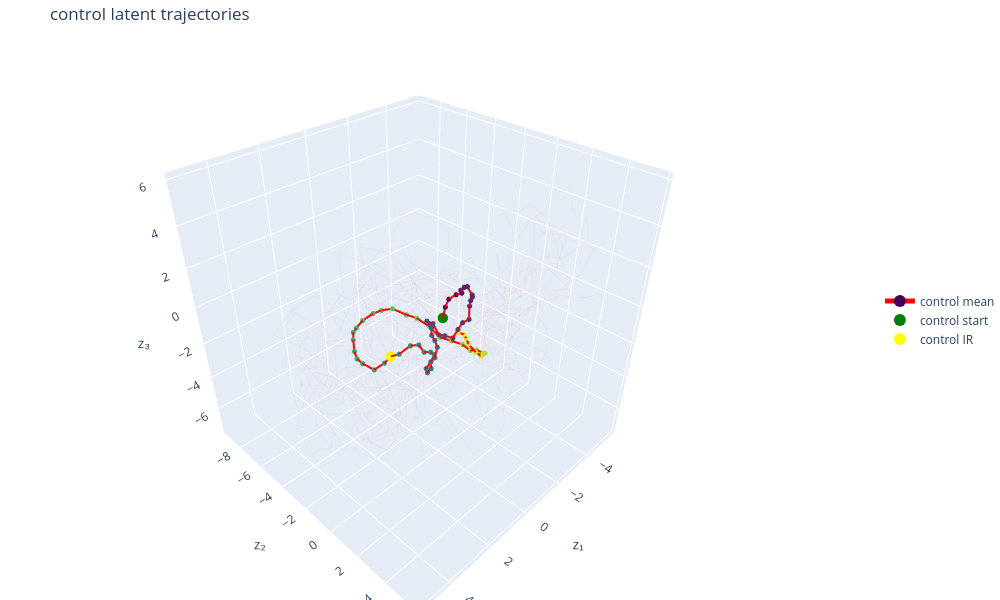

Notebook code for this chart:
### Markdown cell above
## Plots

### Code cell
import plotly.graph_objects as go
import nbformat
import plotly.io._renderers as _r
_r.nbformat = nbformat

def plot_latent_phase_portrait(conditions, alpha_trials=0.15, title=None, colorscale="Turbo"):
    """conditions: list of (label, z, centers_ms, color_or_groups)

    If the 4th element is an array of length n_trials, trials are split by
    group and one mean trace is drawn per group. Otherwise it's a color string.
    """
    import plotly.colors as pc

    fig = go.Figure()
    single = len(conditions) == 1

    for label, z, centers_ms, spec in conditions:
        z = np.asarray(z)[:, :, :3]
        ir = int(np.argmin(np.abs(centers_ms)))

        if np.ndim(spec) == 0:
            groups = np.zeros(z.shape[0], dtype=int)
            names = [label]
            colors = [spec]
        else:
            groups = np.asarray(spec)
            uniq = np.unique(groups)
            groups = np.searchsorted(uniq, groups)
            names = [f"{label} {g}" for g in uniq]
            colors = pc.sample_colorscale(colorscale, np.linspace(0, 1, len(uniq)))

        for g, (name, color) in enumerate(zip(names, colors)):
            zg = z[groups == g]

            sep = np.full((zg.shape[0], 1, 3), np.nan)
            flat = np.concatenate([zg, sep], axis=1).reshape(-1, 3)
            fig.add_trace(go.Scatter3d(
                x=flat[:, 0], y=flat[:, 1], z=flat[:, 2],
                mode="lines", line=dict(color=color, width=1),
                opacity=alpha_trials, showlegend=False,
            ))

            m = zg.mean(axis=0)
            x, y, zz = m[:, 0], m[:, 1], m[:, 2]

            fig.add_trace(go.Scatter3d(
                x=x, y=y, z=zz,
                mode="markers+lines",
                marker=dict(size=3, color=centers_ms, colorscale="Viridis",
                            showscale=False),
                line=dict(color=color, width=4),
                name=f"{name} mean",
            ))
            fig.add_trace(go.Scatter3d(
                x=[x[0]], y=[y[0]], z=[zz[0]],
                mode="markers", marker=dict(size=6, color="green"),
                name=f"{name} start",
            ))
            fig.add_trace(go.Scatter3d(
                x=[x[ir]], y=[y[ir]], z=[zz[ir]],
                mode="markers", marker=dict(size=6, color="yellow"),
                name=f"{name} IR",
            ))

    fig.update_layout(
        title=title or " vs ".join(c[0] for c in conditions) + " latent trajectories",
        scene=dict(xaxis_title="z₁", yaxis_title="z₂", zaxis_title="z₃", aspectmode="cube"),
        legend=dict(itemsizing="constant", x=1.05, y=0.5),
        margin=dict(l=0, r=0, b=0, t=40),
        width=1000, height=600,
    )
    return fig

fig = plot_latent_phase_portrait([("control", z_control, control_rel_t, "red")], alpha_trials=0.05)
fig.show()

### Figure 1 — Plotly figure (JSON) as saved in the notebook; plotly's stock layout.template omitted (floating-point values rounded to 4 significant figures; data arrays with more than 128 entries replaced by an {"elided": "..."} marker saying what was removed)
{"data": [{"line": {"color": "red", "width": 1}, "mode": "lines", "opacity": 0.05, "showlegend": false, "type": "scatter3d", "x": {"elided": "923 float values"}, "y": {"elided": "923 float values"}, "z": {"elided": "923 float values"}}, {"line": {"color": "red", "width": 4}, "marker": {"color": [-790.0, -770.0, -750.0, -730.0, -710.0, -690.0, -670.0, -650.0, -630.0, -610.0, -590.0, -570.0, -550.0, -530.0, -510.0, -490.0, -470.0, -450.0, -430.0, -410.0, -390.0, -370.0, -350.0, -330.0, -310.0, -290.0, -270.0, -250.0, -230.0, -210.0, -190.0, -170.0, -150.0, -130.0, -110.0, -90.0, -70.0, -50.0, -30.0, -10.0, 10.0, 30.0, 50.0, 70.0, 90.0, 110.0, 130.0, 150.0, 170.0, 190.0, 210.0, 230.0, 250.0, 270.0, 290.0, 310.0, 330.0, 350.0, 370.0, 390.0, 410.0, 430.0, 450.0, 470.0, 490.0, 510.0, 530.0, 550.0, 570.0, 590.0], "colorscale": [[0.0, "#440154"], [0.1111, "#482878"], [0.2222, "#3e4989"], [0.3333, "#31688e"], [0.4444, "#26828e"], [0.5556, "#1f9e89"], [0.6667, "#35b779"], [0.7778, "#6ece58"], [0.8889, "#b5de2b"], [1.0, "#fde725"]], "showscale": false, "size": 3}, "mode": "markers+lines", "name": "control mean", "type": "scatter3d", "x": [0.2186, 0.1272, -0.00322, -0.1767, -0.3174, -0.3114, -0.3878, -0.4628, -0.5037, -0.4763, -0.4122, -0.3572, -0.2243, -0.04481, 0.1138, 0.3113, 0.489, 0.6236, 0.6958, 0.811, 0.7632, 0.6784, 0.642, 0.633, 0.6227, 0.5357, 0.5017, 0.64, 0.7526, 0.9109, 0.9068, 0.8051, 0.7385, 0.5544, 0.5511, 0.6001, 0.5742, 0.6389, 0.8185, 0.8701, 0.9143, 1.042, 1.11, 1.007, 0.8279, 0.5954, 0.3721, 0.08226, -0.2704, -0.7038, -1.007, -1.339, -1.653, -1.859, -2.041, -2.145, -2.264, -2.33, -2.283, -2.257, -2.177, -2.02, -1.753, -1.519, -1.302, -1.089, -0.8652, -0.7758, -0.6849, -0.5072], "y": [0.3604, 0.395, 0.4317, 0.6612, 0.8356, 0.7745, 0.8828, 0.9802, 1.244, 1.298, 1.28, 1.296, 1.459, 1.294, 1.215, 1.154, 0.8667, 0.6623, 0.3623, 0.1225, 0.209, 0.2388, 0.2649, 0.1843, 0.1928, 0.2915, 0.4187, 0.4456, 0.3408, 0.2409, 0.3245, 0.4313, 0.3011, 0.2932, 0.04466, -0.3383, -0.7489, -1.243, -1.817, -2.366, -2.831, -3.465, -4.295, -4.936, -5.441, -5.888, -6.244, -6.452, -6.447, -6.211, -5.958, -5.545, -4.853, -4.306, -3.574, -2.848, -2.119, -1.374, -0.7344, -0.2682, 0.2851, 0.5842, 0.734, 0.9219, 1.094, 0.9995, 0.753, 0.6899, 0.6366, 0.4787], "z": [0.6191, 1.118, 1.452, 1.663, 1.728, 1.844, 1.988, 2.018, 1.707, 1.641, 1.496, 1.259, 0.7506, 0.6247, 0.3496, 0.002099, 0.105, 0.1428, 0.6222, 0.7178, 0.575, 0.5044, 0.4322, 0.2618, -0.09576, -0.3795, -0.7004, -1.157, -1.343, -1.659, -1.846, -1.636, -1.394, -1.123, -1.107, -1.265, -1.08, -1.318, -1.945, -2.307, -2.903, -3.531, -3.527, -3.627, -3.533, -3.186, -3.041, -3.055, -2.81, -2.541, -2.419, -2.346, -2.601, -2.696, -2.979, -3.398, -3.354, -3.273, -3.31, -3.019, -2.896, -2.651, -2.424, -2.27, -2.054, -1.747, -1.271, -0.9219, -0.6828, -0.533]}, {"marker": {"color": "green", "size": 6}, "mode": "markers", "name": "control start", "type": "scatter3d", "x": [0.2186], "y": [0.3604], "z": [0.6191]}, {"marker": {"color": "yellow", "size": 6}, "mode": "markers", "name": "control IR", "type": "scatter3d", "x": [0.8701], "y": [-2.366], "z": [-2.307]}], "layout": {"height": 600, "legend": {"itemsizing": "constant", "x": 1.05, "y": 0.5}, "margin": {"b": 0, "l": 0, "r": 0, "t": 40}, "scene": {"aspectmode": "cube", "xaxis": {"title": {"text": "z₁"}}, "yaxis": {"title": {"text": "z₂"}}, "zaxis": {"title": {"text": "z₃"}}}, "title": {"text": "control latent trajectories"}, "width": 1000}}
